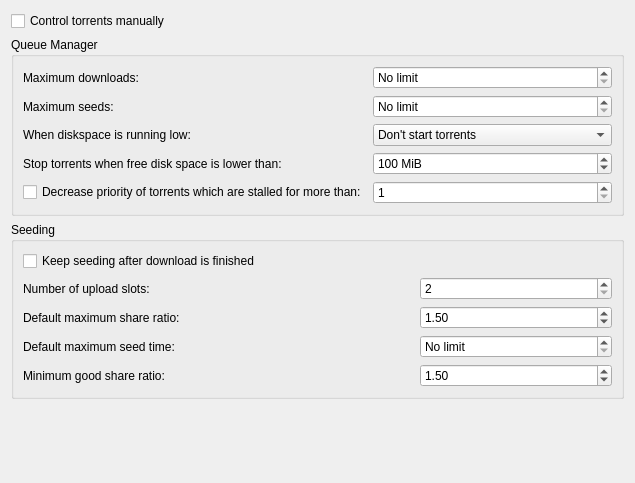
<?xml version="1.0" encoding="UTF-8"?>
<ui version="4.0">
 <class>QMPref</class>
 <widget class="QWidget" name="QMPref">
  <property name="geometry">
   <rect>
    <x>0</x>
    <y>0</y>
    <width>635</width>
    <height>483</height>
   </rect>
  </property>
  <layout class="QVBoxLayout" name="verticalLayout">
   <item>
    <widget class="QCheckBox" name="kcfg_manuallyControlTorrents">
     <property name="toolTip">
      <string>When enabled, the queue manager will be totally disabled, allowing you to fully control all torrents manually.</string>
     </property>
     <property name="text">
      <string>Control torrents manually</string>
     </property>
    </widget>
   </item>
   <item>
    <widget class="QGroupBox" name="m_qm_group_box">
     <property name="title">
      <string>Queue Manager</string>
     </property>
     <layout class="QVBoxLayout">
      <item>
       <layout class="QGridLayout">
        <item row="0" column="0">
         <widget class="QLabel" name="label_11">
          <property name="text">
           <string>Maximum downloads:</string>
          </property>
         </widget>
        </item>
        <item row="0" column="1">
         <widget class="QSpinBox" name="kcfg_maxDownloads">
          <property name="toolTip">
           <string>The maximum number of simultaneous downloads the queue manager will run.</string>
          </property>
          <property name="specialValueText">
           <string>No limit</string>
          </property>
          <property name="maximum">
           <number>99999</number>
          </property>
         </widget>
        </item>
        <item row="1" column="0">
         <widget class="QLabel" name="label_10">
          <property name="text">
           <string>Maximum seeds:</string>
          </property>
         </widget>
        </item>
        <item row="1" column="1">
         <widget class="QSpinBox" name="kcfg_maxSeeds">
          <property name="toolTip">
           <string>The maximum number of simultaneous seeds the queue manager will run.</string>
          </property>
          <property name="specialValueText">
           <string>No limit</string>
          </property>
          <property name="maximum">
           <number>99999</number>
          </property>
         </widget>
        </item>
        <item row="2" column="0">
         <widget class="QLabel" name="label_12">
          <property name="text">
           <string>When diskspace is running low:</string>
          </property>
         </widget>
        </item>
        <item row="2" column="1">
         <widget class="QComboBox" name="kcfg_startDownloadsOnLowDiskSpace">
          <property name="toolTip">
           <string>What to do when the diskspace is running low and the queue manager wants to start a torrent.</string>
          </property>
          <item>
           <property name="text">
            <string>Don't start torrents</string>
           </property>
          </item>
          <item>
           <property name="text">
            <string>Ask if torrents can be started</string>
           </property>
          </item>
          <item>
           <property name="text">
            <string>Start torrents</string>
           </property>
          </item>
         </widget>
        </item>
        <item row="3" column="0">
         <widget class="QLabel" name="label_13">
          <property name="text">
           <string>Stop torrents when free disk space is lower than:</string>
          </property>
         </widget>
        </item>
        <item row="3" column="1">
         <widget class="QSpinBox" name="kcfg_minDiskSpace">
          <property name="toolTip">
           <string>When the free diskspace drops below this value, stop all torrents downloading.</string>
          </property>
          <property name="suffix">
           <string> MiB</string>
          </property>
          <property name="minimum">
           <number>1</number>
          </property>
          <property name="maximum">
           <number>999999999</number>
          </property>
          <property name="value">
           <number>100</number>
          </property>
         </widget>
        </item>
        <item row="4" column="0">
         <widget class="QCheckBox" name="kcfg_decreasePriorityOfStalledTorrents">
          <property name="toolTip">
           <string>&lt;p&gt;With this enabled, the queue manager will decrease the priority of a torrent which has been stalled for too long. &lt;/p&gt;
&lt;p&gt;This will allow the queue manager to run other torrents, when a torrent is doing nothing.&lt;/p&gt;</string>
          </property>
          <property name="text">
           <string>Decrease priority of torrents which are stalled for more than:</string>
          </property>
         </widget>
        </item>
        <item row="4" column="1">
         <widget class="QSpinBox" name="kcfg_stallTimer">
          <property name="toolTip">
           <string>&lt;p&gt;Time used for the stall timer. When a torrent is stalled longer than this, its priority will be decreased.&lt;/p&gt;</string>
          </property>
          <property name="minimum">
           <number>1</number>
          </property>
          <property name="maximum">
           <number>1000000</number>
          </property>
         </widget>
        </item>
       </layout>
      </item>
     </layout>
    </widget>
   </item>
   <item>
    <widget class="QGroupBox" name="groupBox_2">
     <property name="title">
      <string comment="@title:group Options regarging Seeding">Seeding</string>
     </property>
     <layout class="QGridLayout" name="gl">
      <item row="0" column="0" colspan="2">
       <widget class="QCheckBox" name="kcfg_keepSeeding">
        <property name="toolTip">
         <string>When a download is finished, continue seeding it. If this is disabled, the torrent will be stopped.</string>
        </property>
        <property name="text">
         <string>Keep seeding after download is finished</string>
        </property>
       </widget>
      </item>
      <item row="1" column="0">
       <widget class="QLabel" name="label_7">
        <property name="text">
         <string>Number of upload slots:</string>
        </property>
       </widget>
      </item>
      <item row="1" column="2">
       <widget class="QSpinBox" name="kcfg_numUploadSlots">
        <property name="toolTip">
         <string>The number of upload slots, this determines the number of peers you can upload to simultaneously for one torrent.</string>
        </property>
        <property name="minimum">
         <number>2</number>
        </property>
        <property name="maximum">
         <number>100</number>
        </property>
        <property name="value">
         <number>2</number>
        </property>
       </widget>
      </item>
      <item row="2" column="0">
       <widget class="QLabel" name="label_8">
        <property name="text">
         <string>Default maximum share ratio:</string>
        </property>
       </widget>
      </item>
      <item row="2" column="2">
       <widget class="QDoubleSpinBox" name="kcfg_maxRatio">
        <property name="toolTip">
         <string>&lt;p&gt;The maximum share ratio, if this value is reached seeding will be stopped. This is only applied to newly opened torrents, existing torrents will not be affected by changing this.&lt;/p&gt;
&lt;p&gt;&lt;span style=&quot; font-weight:600;&quot;&gt;Attention: &lt;/span&gt;This is not used when downloading, only when seeding.&lt;/p&gt;</string>
        </property>
        <property name="specialValueText">
         <string>No limit</string>
        </property>
        <property name="singleStep">
         <double>0.010000000000000</double>
        </property>
        <property name="value">
         <double>1.500000000000000</double>
        </property>
       </widget>
      </item>
      <item row="3" column="0">
       <widget class="QLabel" name="label_9">
        <property name="text">
         <string>Default maximum seed time:</string>
        </property>
       </widget>
      </item>
      <item row="3" column="2">
       <widget class="QDoubleSpinBox" name="kcfg_maxSeedTime">
        <property name="toolTip">
         <string>The maximum seed time in hours. Once you reach this time, the torrent will be stopped. This is only applied to newly opened torrents, existing torrents will not be affected by changing this.</string>
        </property>
        <property name="specialValueText">
         <string>No limit</string>
        </property>
        <property name="maximum">
         <double>65000000.000000000000000</double>
        </property>
        <property name="singleStep">
         <double>0.050000000000000</double>
        </property>
        <property name="value">
         <double>0.000000000000000</double>
        </property>
       </widget>
      </item>
      <item row="4" column="0">
       <widget class="QLabel" name="label_2">
        <property name="toolTip">
         <string>Value at which the share ratio will be displayed with a green color. Lower ratios will be displayed in red. Colors can be changed in color settings.</string>
        </property>
        <property name="text">
         <string>Minimum good share ratio:</string>
        </property>
       </widget>
      </item>
      <item row="4" column="2">
       <widget class="QDoubleSpinBox" name="kcfg_greenRatio">
        <property name="toolTip">
         <string>Value at which the share ratio will be displayed with a green color. Lower ratios will be displayed in red. Colors can be changed in color settings.</string>
        </property>
        <property name="specialValueText">
         <string>No limit</string>
        </property>
        <property name="singleStep">
         <double>0.010000000000000</double>
        </property>
        <property name="value">
         <double>1.500000000000000</double>
        </property>
       </widget>
      </item>
     </layout>
    </widget>
   </item>
   <item>
    <spacer>
     <property name="orientation">
      <enum>Qt::Vertical</enum>
     </property>
     <property name="sizeHint" stdset="0">
      <size>
       <width>547</width>
       <height>31</height>
      </size>
     </property>
    </spacer>
   </item>
  </layout>
 </widget>
 <resources/>
 <connections>
  <connection>
   <sender>kcfg_decreasePriorityOfStalledTorrents</sender>
   <signal>toggled(bool)</signal>
   <receiver>kcfg_stallTimer</receiver>
   <slot>setEnabled(bool)</slot>
   <hints>
    <hint type="sourcelabel">
     <x>132</x>
     <y>221</y>
    </hint>
    <hint type="destinationlabel">
     <x>243</x>
     <y>255</y>
    </hint>
   </hints>
  </connection>
  <connection>
   <sender>kcfg_manuallyControlTorrents</sender>
   <signal>toggled(bool)</signal>
   <receiver>kcfg_maxDownloads</receiver>
   <slot>setDisabled(bool)</slot>
   <hints>
    <hint type="sourcelabel">
     <x>128</x>
     <y>12</y>
    </hint>
    <hint type="destinationlabel">
     <x>369</x>
     <y>90</y>
    </hint>
   </hints>
  </connection>
  <connection>
   <sender>kcfg_manuallyControlTorrents</sender>
   <signal>toggled(bool)</signal>
   <receiver>kcfg_maxSeeds</receiver>
   <slot>setDisabled(bool)</slot>
   <hints>
    <hint type="sourcelabel">
     <x>253</x>
     <y>17</y>
    </hint>
    <hint type="destinationlabel">
     <x>349</x>
     <y>112</y>
    </hint>
   </hints>
  </connection>
  <connection>
   <sender>kcfg_manuallyControlTorrents</sender>
   <signal>toggled(bool)</signal>
   <receiver>kcfg_decreasePriorityOfStalledTorrents</receiver>
   <slot>setDisabled(bool)</slot>
   <hints>
    <hint type="sourcelabel">
     <x>207</x>
     <y>9</y>
    </hint>
    <hint type="destinationlabel">
     <x>167</x>
     <y>216</y>
    </hint>
   </hints>
  </connection>
 </connections>
</ui>
